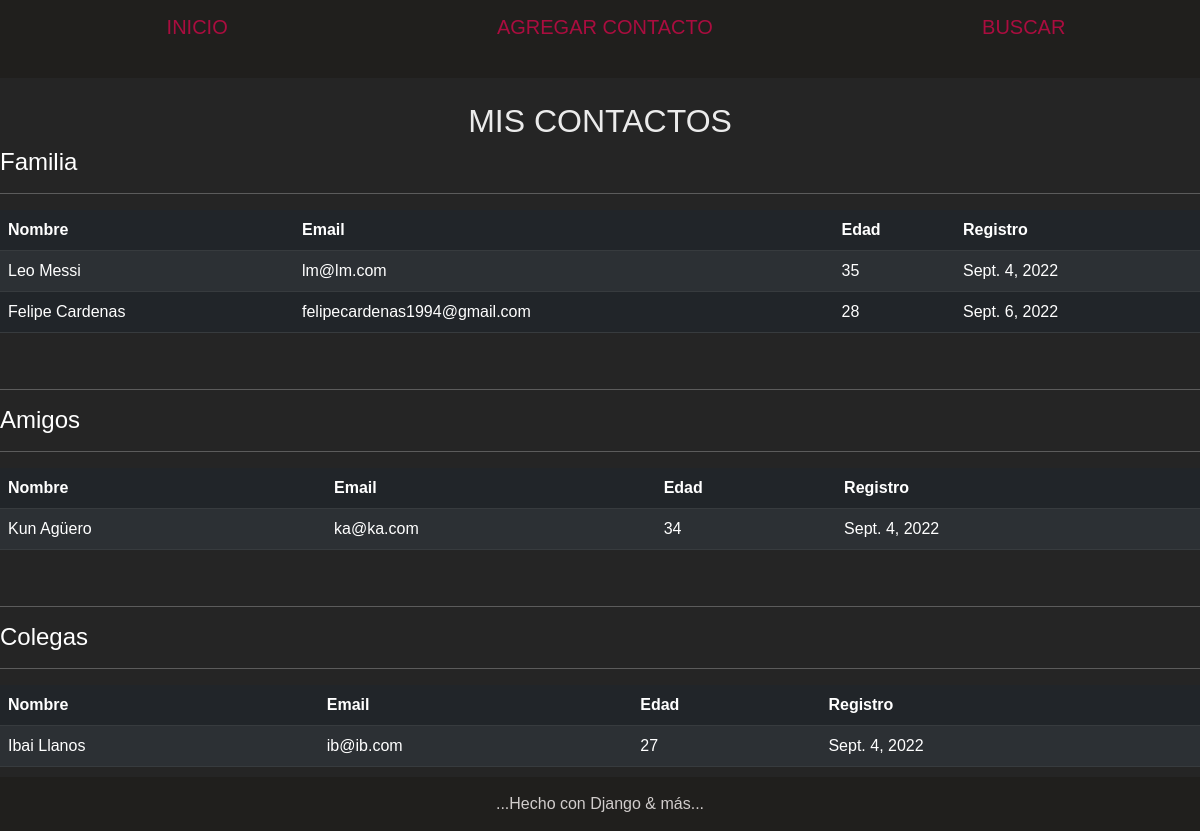
The page /APP/ on the database as committed earlier.
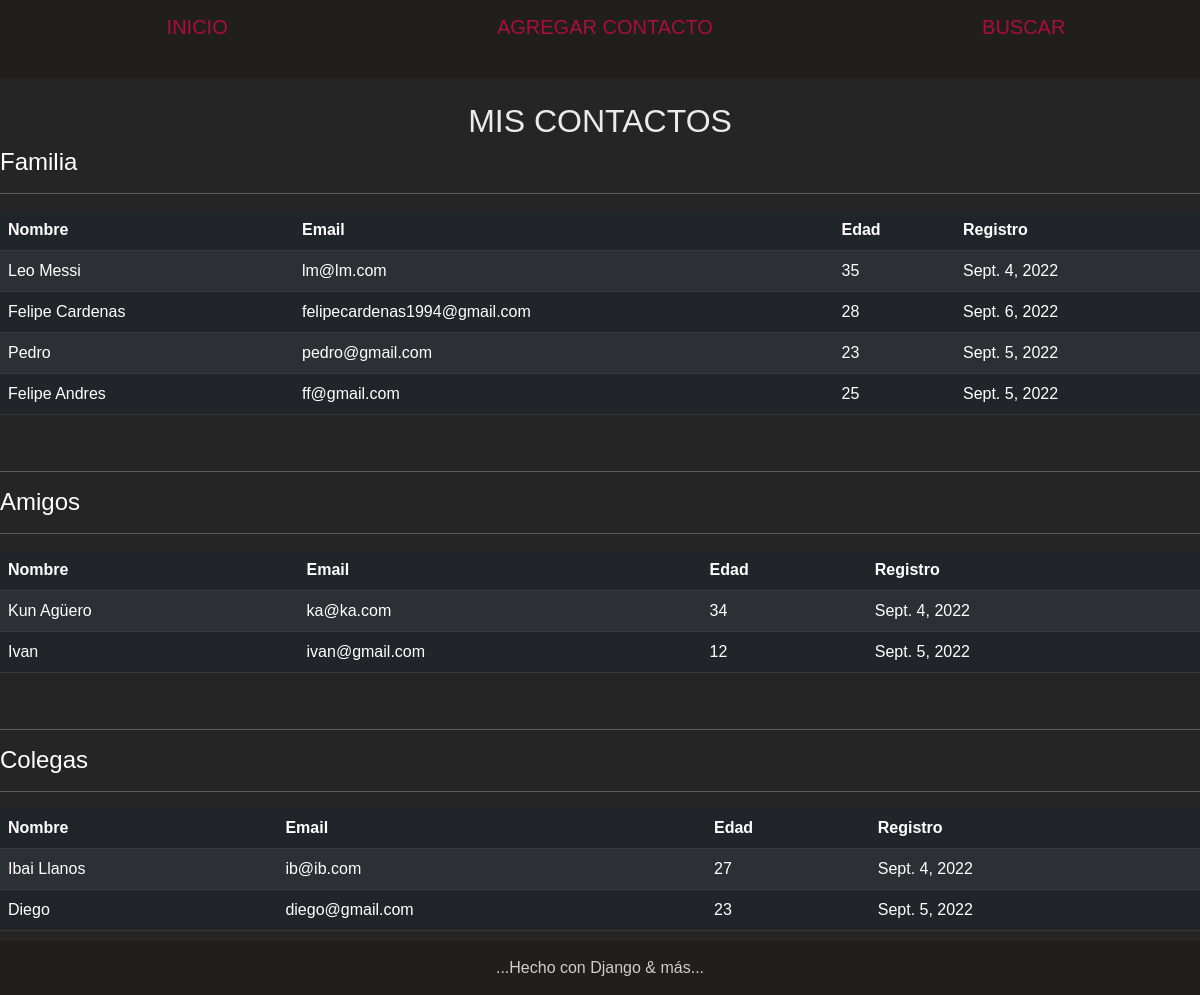
The same page on the database as committed later.
### APP/models.py (models this page shows)
class Familiares(models.Model):
    nombre = models.CharField(max_length=30)
    email = models.EmailField()
    edad = models.IntegerField()
    registro = models.DateField()

class Amigos(models.Model):
    nombre = models.CharField(max_length=30)
    email = models.EmailField()
    edad = models.IntegerField()
    registro = models.DateField()

class Colegas(models.Model):
    nombre = models.CharField(max_length=30)
    email = models.EmailField()
    edad = models.IntegerField()
    registro = models.DateField()

### APP/views.py (the view)
# urls.py: path('', inicio, name='inicio'),
def inicio(req):
    familiares = Familiares.objects.all()
    amigos = Amigos.objects.all()
    colegas = Colegas.objects.all()
    contexto = {
        'familiares': familiares,
        'amigos': amigos,
        'colegas': colegas,
    }
    return render(req, 'index.html', contexto)

### templates/index.html (shortened to what this page needs)
<!DOCTYPE html>
<html lang="en">
	<head>
		{% load static %}
		<link
			href="https://cdn.jsdelivr.net/npm/bootstrap@5.2.0/dist/css/bootstrap.min.css"
			rel="stylesheet"
		/>
	</head>
	<body
		style="
			font-family: 'Gill Sans', 'Gill Sans MT', Calibri, 'Trebuchet MS',
				sans-serif;
			background-color: #201f1d;
		"
	>
		{% include 'base/header.html' %}
		{% block main %}
		<main style="background-color: #252525; color: white">
			<br />
			<h2 style="text-align: center; color: #ebebeb">MIS CONTACTOS</h2>
			<div>
				<h4>Familia</h4>
				<hr />
				<table class="table table-dark table-striped">
					<thead>
						<tr>
							<th scope="col">Nombre</th>
							<th scope="col">Email</th>
							<th scope="col">Edad</th>
							<th scope="col">Registro</th>
						</tr>
					</thead>
					<tbody>
						{% for familia in familiares %}
						<tr>
							<td>{{familia.nombre}}</td>
							<td>{{familia.email}}</td>
							<td>{{familia.edad}}</td>
							<td>{{familia.registro}}</td>
						</tr>
						{% endfor %}
					</tbody>
				</table>
				<br />
				<hr />
				<h4>Amigos</h4>
				<hr />
				<table class="table table-dark table-striped">
					<thead>
						<tr>
							<th scope="col">Nombre</th>
							<th scope="col">Email</th>
							<th scope="col">Edad</th>
							<th scope="col">Registro</th>
						</tr>
					</thead>
					<tbody>
						{% for amigo in amigos %}
						<tr>
							<td>{{amigo.nombre}}</td>
							<td>{{amigo.email}}</td>
							<td>{{amigo.edad}}</td>
							<td>{{amigo.registro}}</td>
						</tr>
						{% endfor %}
					</tbody>
				</table>
				<br />
				<hr />
				<h4>Colegas</h4>
				<hr />
				<table class="table table-dark table-striped">
					<thead>
						<tr>
							<th scope="col">Nombre</th>
							<th scope="col">Email</th>
							<th scope="col">Edad</th>
							<th scope="col">Registro</th>
						</tr>
					</thead>
					<tbody>
						{% for colega in colegas %}
						<tr>
							<td>{{colega.nombre}}</td>
							<td>{{colega.email}}</td>
							<td>{{colega.edad}}</td>
							<td>{{colega.registro}}</td>
						</tr>
						{% endfor %}
					</tbody>
				</table>
				<br />
			</div>
			<br />
		</main>
		{% endblock %}
		{% include 'base/footer.html' %}
	</body>
</html>

### templates/base/header.html
<header style="padding: 15px 0; background-color: #201f1d">
	<nav>
		<ul
			style="
				list-style: none;
				display: flex;
				justify-content: space-around;
			"
		>
			<li style="display: inline-block">
				<h5>
					<a
						style="text-decoration: none; color: #aa0d3f"
						href="{% url 'inicio' %}"
						>INICIO</a
					>
				</h5>
			</li>
			<li style="display: inline-block">
				<h5>
					<a
						style="text-decoration: none; color: #aa0d3f"
						href="{% url 'agregarContacto' %}"
						>AGREGAR CONTACTO</a
					>
				</h5>
			</li>
			<li style="display: inline-block">
				<h5>
					<a
						style="text-decoration: none; color: #aa0d3f"
						href="{% url 'busquedaFormulario' %}"
						>BUSCAR
					</a>
				</h5>
			</li>
		</ul>
	</nav>
</header>

### templates/base/footer.html
<footer
	style="
		background-color: #201f1d;
		color: #d1cdcc;
		width: 100%;
		padding: 15px;
		text-align: center;
		position: fixed;
		bottom: 0;
	"
>
	...Hecho con Django & más...
</footer>

Rows that differ between the two databases and show on the page:
added Familiares: nombre "Pedro", email "pedro@gmail.com", edad "23", registro "Sept. 5, 2022"
added Familiares: nombre "Felipe Andres", email "ff@gmail.com", edad "25", registro "Sept. 5, 2022"
added Amigos: nombre "Ivan", email "ivan@gmail.com", edad "12", registro "Sept. 5, 2022"
added Colegas: nombre "Diego", email "diego@gmail.com", edad "23", registro "Sept. 5, 2022"
